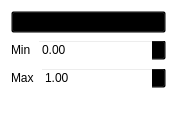
<?xml version="1.0" encoding="UTF-8"?>
<ui version="4.0">
 <class>ClampNode</class>
 <widget class="QWidget" name="ClampNode">
  <property name="geometry">
   <rect>
    <x>0</x>
    <y>0</y>
    <width>177</width>
    <height>118</height>
   </rect>
  </property>
  <property name="windowTitle">
   <string>Form</string>
  </property>
  <property name="toolTip">
   <string>Clamp values between min and max</string>
  </property>
  <property name="styleSheet">
   <string notr="true">background-color: rgba(0,0,0,0);</string>
  </property>
  <layout class="QVBoxLayout" name="verticalLayout">
   <item>
    <widget class="QComboBox" name="combo_clamp">
     <property name="toolTip">
      <string>&lt;html&gt;&lt;head/&gt;&lt;body&gt;&lt;p&gt;Clamping mode&lt;/p&gt;&lt;p&gt;&lt;span style=&quot; color:#4d4d4d;&quot;&gt;Clamp&lt;/span&gt;&lt;span style=&quot; color:#1b1b1b;&quot;&gt;: Hard limit&lt;/span&gt;&lt;/p&gt;&lt;p&gt;&lt;span style=&quot; color:#4d4d4d;&quot;&gt;Sigmoid&lt;/span&gt;&lt;span style=&quot; color:#1b1b1b;&quot;&gt;: Smooth transform&lt;/span&gt;&lt;/p&gt;&lt;/body&gt;&lt;/html&gt;</string>
     </property>
     <item>
      <property name="text">
       <string>Clamp</string>
      </property>
     </item>
     <item>
      <property name="text">
       <string>Sigmoid</string>
      </property>
     </item>
    </widget>
   </item>
   <item>
    <layout class="QHBoxLayout" name="horizontalLayout">
     <item>
      <widget class="QLabel" name="label">
       <property name="sizePolicy">
        <sizepolicy hsizetype="Maximum" vsizetype="Preferred">
         <horstretch>0</horstretch>
         <verstretch>0</verstretch>
        </sizepolicy>
       </property>
       <property name="text">
        <string>Min</string>
       </property>
      </widget>
     </item>
     <item>
      <widget class="QDoubleSpinBox" name="spin_min">
       <property name="toolTip">
        <string>Minimum value to clamp above</string>
       </property>
       <property name="minimum">
        <double>-99999.000000000000000</double>
       </property>
       <property name="maximum">
        <double>99999.000000000000000</double>
       </property>
       <property name="singleStep">
        <double>0.000000000000000</double>
       </property>
       <property name="stepType">
        <enum>QAbstractSpinBox::AdaptiveDecimalStepType</enum>
       </property>
      </widget>
     </item>
    </layout>
   </item>
   <item>
    <layout class="QHBoxLayout" name="horizontalLayout_2">
     <item>
      <widget class="QLabel" name="label_2">
       <property name="sizePolicy">
        <sizepolicy hsizetype="Maximum" vsizetype="Preferred">
         <horstretch>0</horstretch>
         <verstretch>0</verstretch>
        </sizepolicy>
       </property>
       <property name="text">
        <string>Max</string>
       </property>
      </widget>
     </item>
     <item>
      <widget class="QDoubleSpinBox" name="spin_max">
       <property name="toolTip">
        <string>Maximum value to clamp below</string>
       </property>
       <property name="minimum">
        <double>-99999.000000000000000</double>
       </property>
       <property name="maximum">
        <double>99999.000000000000000</double>
       </property>
       <property name="stepType">
        <enum>QAbstractSpinBox::AdaptiveDecimalStepType</enum>
       </property>
       <property name="value">
        <double>1.000000000000000</double>
       </property>
      </widget>
     </item>
    </layout>
   </item>
   <item>
    <spacer name="verticalSpacer">
     <property name="orientation">
      <enum>Qt::Vertical</enum>
     </property>
     <property name="sizeHint" stdset="0">
      <size>
       <width>20</width>
       <height>40</height>
      </size>
     </property>
    </spacer>
   </item>
  </layout>
 </widget>
 <resources/>
 <connections/>
</ui>
